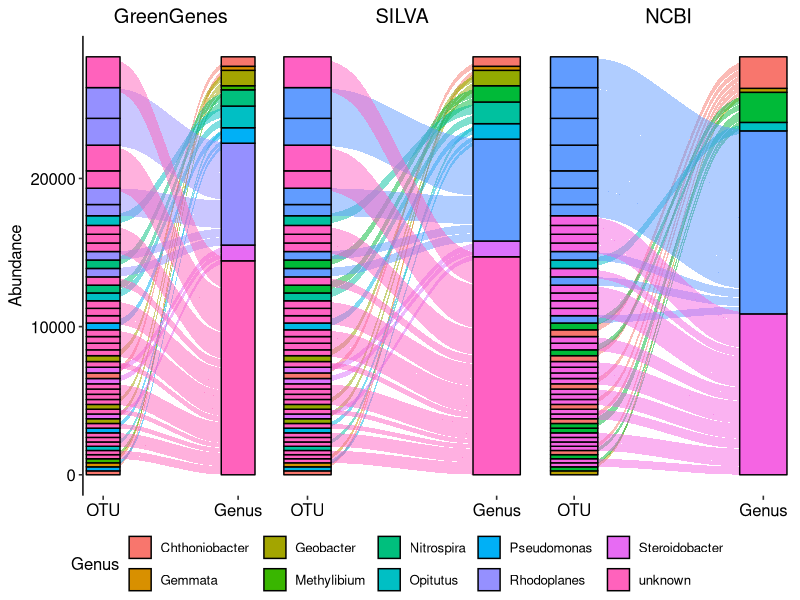

R code for this plot:
#!/usr/bin/env Rscript

library(ggalluvial)
library(ggrepel)
library(ggplot2)
library(ggpubr)


notu <- 50

gg <- read.csv("gg.csv", header=TRUE, sep=",", na.strings="")[1:notu,]
silva <- read.csv("silva.csv", header=TRUE, sep=",", na.strings="")[1:notu,]
ncbi <- read.csv("ncbi.csv", header=TRUE, sep=",", na.strings="")[1:notu,]

make_alluvial_plot <- function(db_data, title) {
    alluvial_plot <- ggplot(data=db_data, aes(axis1=OTU, axis2=Genus,  y=Abundance)) +
        scale_x_discrete(limits=c("OTU", "Genus"), expand=c(.1, .05)) +
        xlab("Tax") +
        geom_alluvium(aes(fill=Genus), width=1/12) +
        geom_stratum(width=1/4, aes(fill=Genus)) +
        scale_linetype_manual(values=c("blank", "solid")) +
        # geom_text_repel(aes(label=Genus), stat="stratum", size=2, direction="y", nudge_x=0.5) +
        ggtitle(title) +
        theme_pubr() +
        theme(plot.title=element_text(hjust=0.5), axis.line.x=element_blank(), axis.title.x=element_blank())
}


gg_plot <- make_alluvial_plot(gg, "GreenGenes")
silva_plot <- make_alluvial_plot(silva, "SILVA")
ncbi_plot <- make_alluvial_plot(ncbi, "NCBI")

gg$OTU <- gg$empty
gg_plot <- gg_plot +
    geom_text_repel(stat="stratum", label.strata=TRUE, data=gg[,c("OTU", "Genus", "Abundance")], nudge_x=1)

silva$OTU <- silva$empty
silva_plot <- silva_plot +
    geom_text_repel(stat="stratum", label.strata=TRUE, data=silva[,c("OTU", "Genus", "Abundance")], nudge_x=1)

ncbi$OTU <- ncbi$empty
ncbi_plot <- ncbi_plot +
    geom_text_repel(stat="stratum", label.strata=TRUE, data=ncbi[,c("OTU", "Genus", "Abundance")], nudge_x=1)

ggarrange(
    gg_plot,
    silva_plot + rremove("y.axis") + rremove("y.text") + rremove("y.ticks") + rremove("y.title"),
    ncbi_plot + rremove("y.axis") + rremove("y.text") + rremove("y.ticks") + rremove("y.title"),
    nrow=1,
    ncol=3,
    common.legend=TRUE,
    legend="bottom"
)
